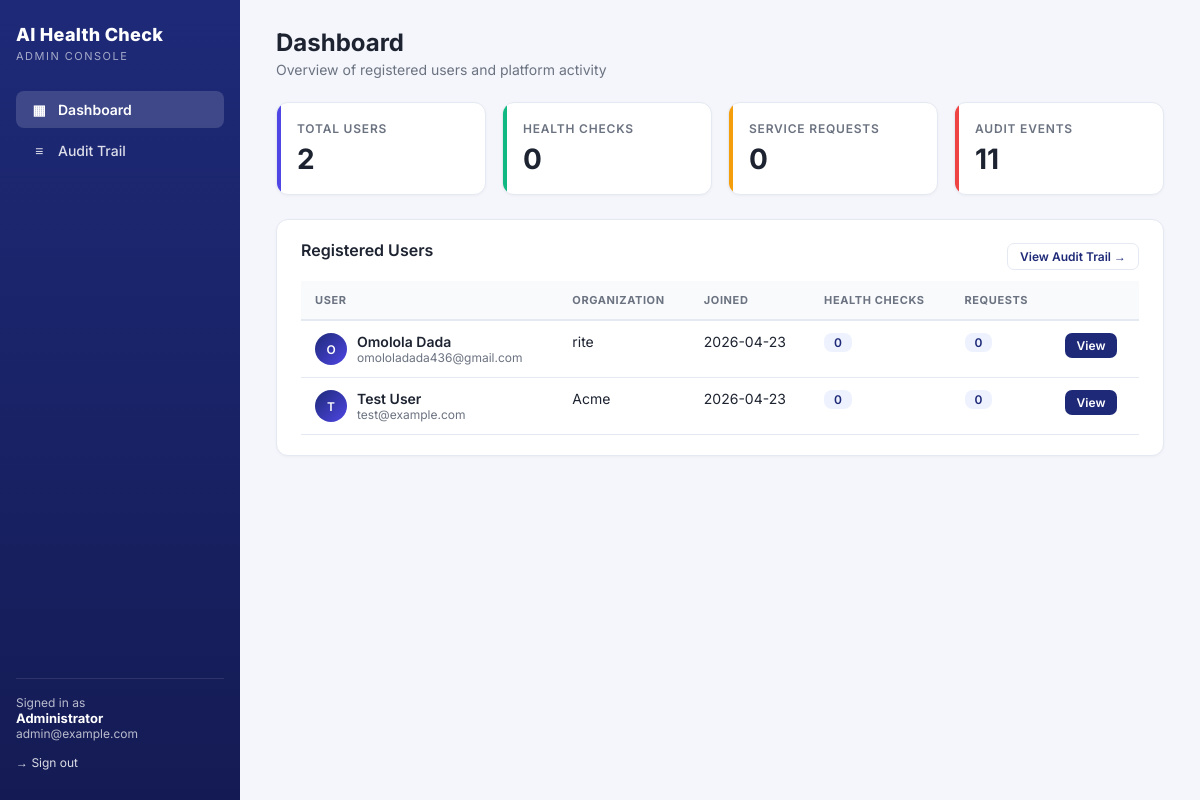
Screenshot of /admin/dashboard (signed in) with the database file from the repository.
### tables this page shows
CREATE TABLE users (
            id INTEGER PRIMARY KEY AUTOINCREMENT,
            name TEXT NOT NULL,
            email TEXT NOT NULL UNIQUE,
            password TEXT NOT NULL,
            organization TEXT NOT NULL,
            date_joined TEXT
        );

### main.py (the view)
@app.route('/admin/dashboard')
@admin_required
def admin_dashboard():
    conn = sqlite3.connect(DB_NAME)
    c = conn.cursor()
    c.execute('''
        SELECT u.id, u.name, u.email, u.organization, u.date_joined,
               (SELECT COUNT(*) FROM health_check_results h WHERE h.user_id = u.id),
               (SELECT COUNT(*) FROM upgrade_requests r WHERE r.user_id = u.id)
        FROM users u
        ORDER BY u.date_joined DESC
    ''')
    users = c.fetchall()
    c.execute('SELECT COUNT(*) FROM users')
    total_users = c.fetchone()[0]
    c.execute('SELECT COUNT(*) FROM health_check_results')
    total_checks = c.fetchone()[0]
    c.execute('SELECT COUNT(*) FROM upgrade_requests')
    total_requests = c.fetchone()[0]
    c.execute('SELECT COUNT(*) FROM audit_logs')
    total_audit = c.fetchone()[0]
    stats = {
        'users': total_users,
        'checks': total_checks,
        'requests': total_requests,
        'audit': total_audit,
    }
    conn.close()
    return render_template('admin_dashboard.html', users=users, stats=stats,
                           admin_name=session.get('admin_name'))

### main.py (called while the page is built)
def admin_required(f):
    @wraps(f)
    def wrapper(*args, **kwargs):
        if not session.get('admin_id'):
            return redirect(url_for('admin_login'))
        return f(*args, **kwargs)
    return wrapper

### templates/admin_dashboard.html (shortened to what this page needs)
{% extends "admin_base.html" %}
{% set active = 'dashboard' %}
{% block content %}
<div class="page-head">
    <div>
        <h1>Dashboard</h1>
        <p>Overview of registered users and platform activity</p>
    </div>
</div>
<div class="stats">
    <div class="stat users">
        <div class="label">Total Users</div>
        <div class="value">{{ stats.users }}</div>
    </div>
    <div class="stat checks">
        <div class="label">Health Checks</div>
        <div class="value">{{ stats.checks }}</div>
    </div>
    <div class="stat requests">
        <div class="label">Service Requests</div>
        <div class="value">{{ stats.requests }}</div>
    </div>
    <div class="stat audit">
        <div class="label">Audit Events</div>
        <div class="value">{{ stats.audit }}</div>
    </div>
</div>
<div class="card">
    <div style="display:flex; justify-content:space-between; align-items:center; margin-bottom:8px;">
        <h2>Registered Users</h2>
        <a href="{{ url_for('admin_audit') }}" class="btn secondary sm">View Audit Trail →</a>
    </div>
    {% if users %}
    <div class="table-wrap">
    <table class="tbl">
        <thead>
            <tr>
                <th>User</th>
                <th>Organization</th>
                <th>Joined</th>
                <th>Health Checks</th>
                <th>Requests</th>
                <th></th>
            </tr>
        </thead>
        <tbody>
        {% for u in users %}
            <tr>
                <td>
                    <div class="user-cell">
                        <span class="avatar">{{ u[1][:1]|upper if u[1] else '?' }}</span>
                        <div>
                            <div class="name">{{ u[1] }}</div>
                            <div class="sub">{{ u[2] }}</div>
                        </div>
                    </div>
                </td>
                <td>{{ u[3] }}</td>
                <td>{{ u[4][:10] if u[4] else '-' }}</td>
                <td><span class="pill">{{ u[5] }}</span></td>
                <td><span class="pill">{{ u[6] }}</span></td>
                <td><a class="btn sm" href="{{ url_for('admin_user_detail', user_id=u[0]) }}">View</a></td>
            </tr>
        {% endfor %}
        </tbody>
    </table>
    </div>
    {% else %}
        <div class="empty">
            <div class="ico">👥</div>
            <p>No users have registered yet.</p>
        </div>
    {% endif %}
</div>
{% endblock %}

### templates/admin_base.html (shortened to what this page needs)
<!DOCTYPE html>
<html lang="en">
<head>
</head>
<body>
{% if session.get('admin_id') %}
<div class="layout">
    <aside class="sidebar">
        <div class="brand">AI Health Check</div>
        <div class="brand-sub">Admin Console</div>
        <nav class="nav">
            <a href="{{ url_for('admin_dashboard') }}" class="{% if active=='dashboard' %}active{% endif %}">
                <span class="icon">▦</span> Dashboard
            </a>
            <a href="{{ url_for('admin_audit') }}" class="{% if active=='audit' %}active{% endif %}">
                <span class="icon">≡</span> Audit Trail
            </a>
        </nav>
        <div class="sidebar-footer">
            <div class="me">
                Signed in as
                <strong>{{ session.get('admin_name') }}</strong>
                {{ session.get('admin_email') }}
            </div>
            <a href="{{ url_for('admin_logout') }}">→ Sign out</a>
        </div>
    </aside>
    <main class="main">
        {% block content %}{% endblock %}
    </main>
</div>
{% else %}
{% block auth %}{% endblock %}
{% endif %}
</body>
</html>

### templates/admin_base.html (style rules this page uses)
:root { --primary: #1e2a78; --primary-dark: #141b54; --accent: #ffb347; --accent-dark: #ff9e1b; --bg: #f4f6fb; --card: #ffffff; --text: #1d2330; --muted: #6b7280; --border: #e5e9f2; --success: #10b981; --danger: #ef4444; --warning: #f59e0b; }
* { box-sizing: border-box; }
body { margin: 0; font-family: 'Inter', system-ui, sans-serif; background: var(--bg); color: var(--text); font-size: 14px; }
a { color: var(--primary); text-decoration: none; }
.layout { display: flex; min-height: 100vh; }
.sidebar { width: 240px; background: linear-gradient(180deg, var(--primary) 0%, var(--primary-dark) 100%); color: #fff; padding: 24px 16px; flex-shrink: 0; display: flex; flex-direction: column; }
.brand { font-size: 18px; font-weight: 800; margin-bottom: 4px; letter-spacing: 0.3px; }
.brand-sub { font-size: 11px; text-transform: uppercase; letter-spacing: 1.5px; color: rgba(255,255,255,0.6); margin-bottom: 28px; }
.nav { display: flex; flex-direction: column; gap: 4px; flex: 1; }
.nav a { color: rgba(255,255,255,0.85); padding: 10px 14px; border-radius: 8px; font-weight: 500; display: flex; align-items: center; gap: 10px; transition: background 0.15s, color 0.15s; }
.nav a.active { background: rgba(255,255,255,0.15); color: #fff; font-weight: 600; }
.nav .icon { width: 18px; display: inline-block; text-align: center; }
.sidebar-footer { margin-top: auto; padding-top: 16px; border-top: 1px solid rgba(255,255,255,0.1); font-size: 12px; }
.sidebar-footer .me { color: rgba(255,255,255,0.7); margin-bottom: 8px; }
.sidebar-footer .me strong { color: #fff; display: block; font-size: 13px; }
.sidebar-footer a { color: rgba(255,255,255,0.85); display: inline-block; padding: 6px 0; }
.main { flex: 1; padding: 28px 36px; min-width: 0; }
.page-head { display: flex; justify-content: space-between; align-items: end; margin-bottom: 24px; flex-wrap: wrap; gap: 12px; }
.page-head h1 { margin: 0 0 4px; font-size: 24px; font-weight: 700; }
.page-head p { margin: 0; color: var(--muted); }
.card { background: var(--card); border-radius: 12px; box-shadow: 0 1px 3px rgba(0,0,0,0.04); border: 1px solid var(--border); padding: 20px 24px; margin-bottom: 20px; }
.card h2 { margin-top: 0; font-size: 16px; font-weight: 600; }
.stats { display: grid; grid-template-columns: repeat(auto-fit, minmax(180px, 1fr)); gap: 16px; margin-bottom: 24px; }
.stat { background: var(--card); border-radius: 12px; padding: 18px 20px; border: 1px solid var(--border); box-shadow: 0 1px 3px rgba(0,0,0,0.04); position: relative; overflow: hidden; }
.stat::before { content: ''; position: absolute; top: 0; left: 0; bottom: 0; width: 4px; background: var(--accent); }
.stat.users::before { background: #4f46e5; }
.stat.checks::before { background: #10b981; }
.stat.requests::before { background: #f59e0b; }
.stat.audit::before { background: #ef4444; }
.stat .label { color: var(--muted); font-size: 12px; text-transform: uppercase; letter-spacing: 0.8px; font-weight: 600; }
.stat .value { font-size: 28px; font-weight: 700; margin-top: 6px; }
.table-wrap { overflow-x: auto; }
table.tbl { width: 100%; border-collapse: collapse; }
table.tbl th, table.tbl td { text-align: left; padding: 12px 14px; border-bottom: 1px solid var(--border); vertical-align: top; }
table.tbl thead th { background: #f9fafc; font-size: 11px; font-weight: 700; text-transform: uppercase; letter-spacing: 0.6px; color: var(--muted); border-bottom: 2px solid var(--border); }
.avatar { display: inline-flex; width: 32px; height: 32px; border-radius: 50%; background: linear-gradient(135deg, var(--primary), #4f46e5); color: #fff; align-items: center; justify-content: center; font-weight: 600; font-size: 12px; margin-right: 10px; vertical-align: middle; }
.user-cell { display: flex; align-items: center; }
.user-cell .name { font-weight: 600; }
.user-cell .sub { color: var(--muted); font-size: 12px; }
.pill { background: #eef2ff; color: var(--primary); border-radius: 8px; padding: 2px 10px; font-weight: 600; font-size: 12px; }
.btn { display: inline-block; padding: 8px 16px; background: var(--primary); color: #fff; border: none; border-radius: 7px; font-weight: 600; font-size: 13px; cursor: pointer; font-family: inherit; transition: background 0.15s, transform 0.05s; }
.btn.secondary { background: #fff; color: var(--primary); border: 1px solid var(--border); }
.btn.sm { padding: 5px 12px; font-size: 12px; }

### rows the page displays
users: name "O", name "Omolola Dada", email "omololadada436@gmail.com", organization "rite", date_joined "2026-04-23", u "0"
users: name "T", name "Test User", email "test@example.com", organization "Acme", date_joined "2026-04-23", u "0"

### other values shown
{{ session.get('admin_name') }} "Administrator"
{{ session.get('admin_email') }} "admin@example.com"
{{ stats.users }} "2"
{{ stats.checks }} "0"
{{ stats.requests }} "0"
{{ stats.audit }} "11"
